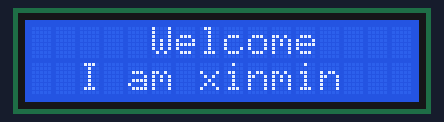
Bench run of a sketch on a simulated Arduino Uno, built with avr-gcc and run on an emulated ATmega328P. Shown: 16×2 character LCD.

Above: at 0.1 s.
At 3.1 s:
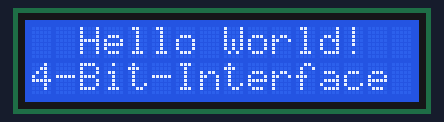

Measured:
- what the display in image 0 shows lasts 3.0 s, from 0.1 s to 3.1 s
- what the display in image 1 shows lasts 5.0 s, from 3.1 s to 8.1 s

The sketch:

lcd_Demo.ino
```cpp
#include <LiquidCrystal.h>

 LiquidCrystal lcd(13,12,11,10,9,8,7);            //初始化LCD
 void setup(){
     lcd.begin(16,2);                               //设置LCD为16列*2行
 }
 void loop(){
     lcd.clear();                                //清屏操作
     lcd.setCursor(5,0);                            //设置光标位置为第一行，第六列
     lcd.print("Welcome");                        //在LCD上输出信息
     delay(10);                                    //延时程序
     lcd.setCursor(2,1);
     lcd.print("I am xinmin");
     delay(3000);
     lcd.clear();
     lcd.setCursor(2,0);
     lcd.print("Hello World!");
     lcd.setCursor(0,1);
     lcd.print("4-Bit-Interface");
     delay(5000);
 }
```
